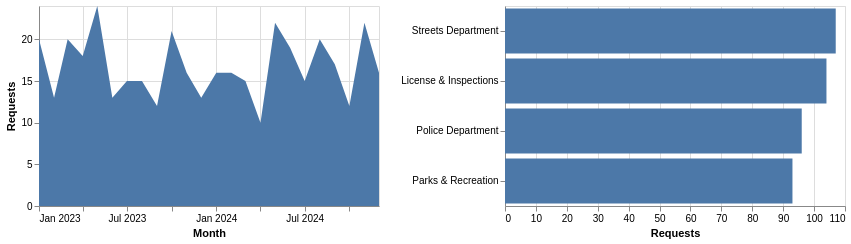

Source (notebook cell):
### Markdown cell above
## Extra credit: cross-filtered dashboard

Brushing the timeline filters the category chart beside it.

### Code cell
period = alt.selection_interval(encodings=['x'])

timeline = alt.Chart(requests).mark_area().encode(
    x=alt.X("yearmonth(requested_datetime):T", title="Month"),
    y=alt.Y("count():Q", title="Requests"),
).add_params(period).properties(width=340, height=200)

by_agency = alt.Chart(requests).mark_bar().encode(
    x=alt.X("count():Q", title="Requests"),
    y=alt.Y("agency_responsible:N", sort="-x", title=""),
).transform_filter(period).properties(width=340, height=200)

timeline | by_agency

### Figure 1 — Vega-Lite specification as saved in the notebook (floating-point values rounded to 4 significant figures; data arrays with more than 128 entries replaced by an {"elided": "..."} marker saying what was removed)
{"config": {"view": {"continuousWidth": 300, "continuousHeight": 300}}, "hconcat": [{"mark": {"type": "area"}, "encoding": {"x": {"field": "requested_datetime", "timeUnit": "yearmonth", "title": "Month", "type": "temporal"}, "y": {"aggregate": "count", "title": "Requests", "type": "quantitative"}}, "height": 200, "name": "view_56fd21c7bd2311d8_0", "width": 340}, {"mark": {"type": "bar"}, "encoding": {"x": {"aggregate": "count", "title": "Requests", "type": "quantitative"}, "y": {"field": "agency_responsible", "sort": "-x", "title": "", "type": "nominal"}}, "height": 200, "transform": [{"filter": {"param": "param_c97a99acfc68b794"}}], "width": 340}], "data": {"name": "data-4d82ddd2a45dae0990e265966677bc4d"}, "params": [{"name": "param_c97a99acfc68b794", "select": {"type": "interval", "encodings": ["x"]}, "views": ["view_56fd21c7bd2311d8_0"]}], "$schema": "https://vega.github.io/schema/vega-lite/v6.4.1.json", "datasets": {"data-4d82ddd2a45dae0990e265966677bc4d": {"elided": "400 records"}}}
